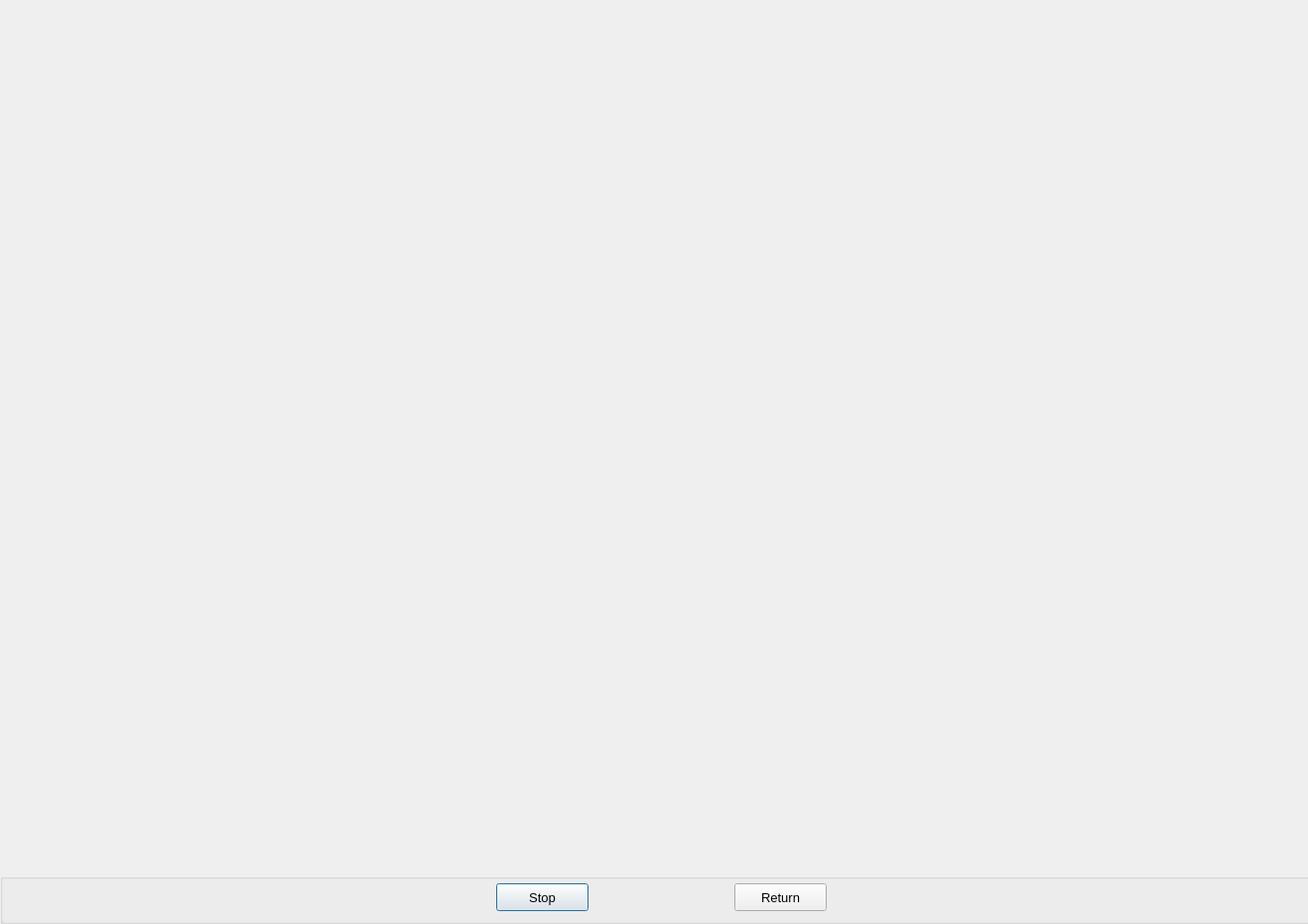
<?xml version="1.0" encoding="UTF-8"?>
<ui version="4.0">
 <class>DLGStereo</class>
 <widget class="QDialog" name="DLGStereo">
  <property name="geometry">
   <rect>
    <x>0</x>
    <y>0</y>
    <width>1318</width>
    <height>931</height>
   </rect>
  </property>
  <property name="windowTitle">
   <string>Dialog</string>
  </property>
  <widget class="QWidget" name="verticalLayoutWidget">
   <property name="geometry">
    <rect>
     <x>0</x>
     <y>0</y>
     <width>1321</width>
     <height>881</height>
    </rect>
   </property>
   <layout class="QVBoxLayout" name="verticalLayout"/>
  </widget>
  <widget class="QWidget" name="verticalLayoutWidget_2">
   <property name="geometry">
    <rect>
     <x>0</x>
     <y>880</y>
     <width>1321</width>
     <height>51</height>
    </rect>
   </property>
   <layout class="QVBoxLayout" name="verticalLayout_2">
    <item>
     <widget class="QGroupBox" name="groupBox">
      <property name="autoFillBackground">
       <bool>true</bool>
      </property>
      <property name="title">
       <string/>
      </property>
      <widget class="QPushButton" name="btnStop">
       <property name="geometry">
        <rect>
         <x>500</x>
         <y>10</y>
         <width>93</width>
         <height>28</height>
        </rect>
       </property>
       <property name="font">
        <font>
         <pointsize>10</pointsize>
        </font>
       </property>
       <property name="text">
        <string>Stop</string>
       </property>
      </widget>
      <widget class="QPushButton" name="btnReturn">
       <property name="geometry">
        <rect>
         <x>740</x>
         <y>10</y>
         <width>93</width>
         <height>28</height>
        </rect>
       </property>
       <property name="font">
        <font>
         <pointsize>10</pointsize>
        </font>
       </property>
       <property name="text">
        <string>Return</string>
       </property>
      </widget>
     </widget>
    </item>
   </layout>
  </widget>
 </widget>
 <resources/>
 <connections/>
</ui>
